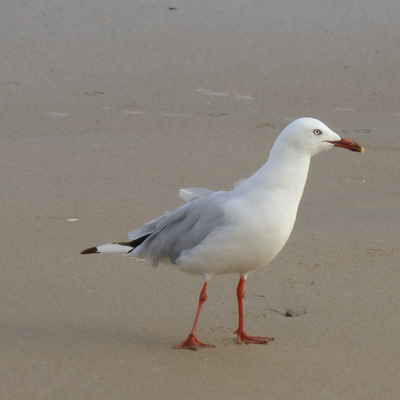
#> input picture 1212/gull.png, 400 x 400 px, found by its file name
$ python 1212.3.py
#> lines starting #> are read from the running program, lines starting #| are printed output that depends on the picture
import skimage.io as io
import skimage.color as co
import skimage.util.noise as noise
from scipy.signal import wiener
g = co.rgb2gray(io.imread('gull.png'))
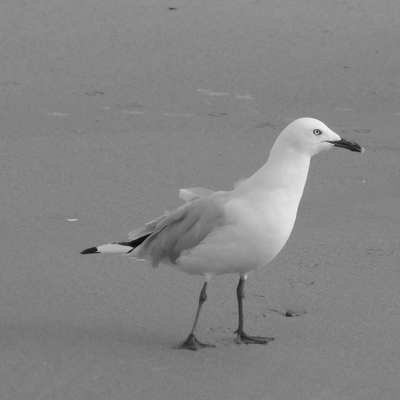
#> g: shape (400, 400) float64; min 0.037, max 0.955, mean 0.523
gg2 = noise.random_noise(g,mode='gaussian',mean=0,var=0.005)
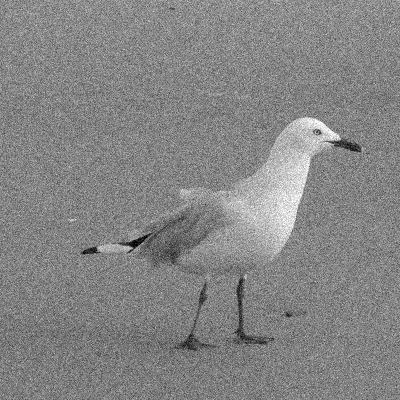
#> gg2: shape (400, 400) float64; min 0, max 1, mean 0.523
gg2w = wiener(gg2,[7,7])
io.imshow(gg2w)
